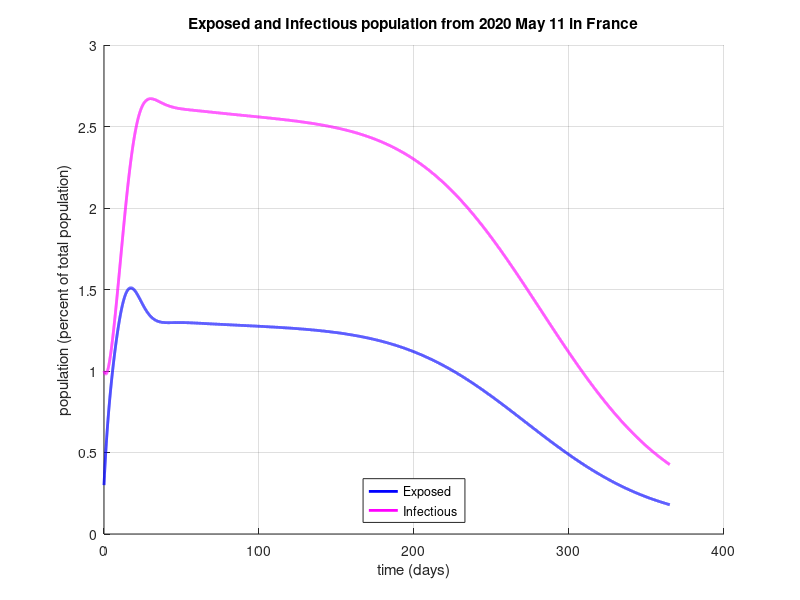
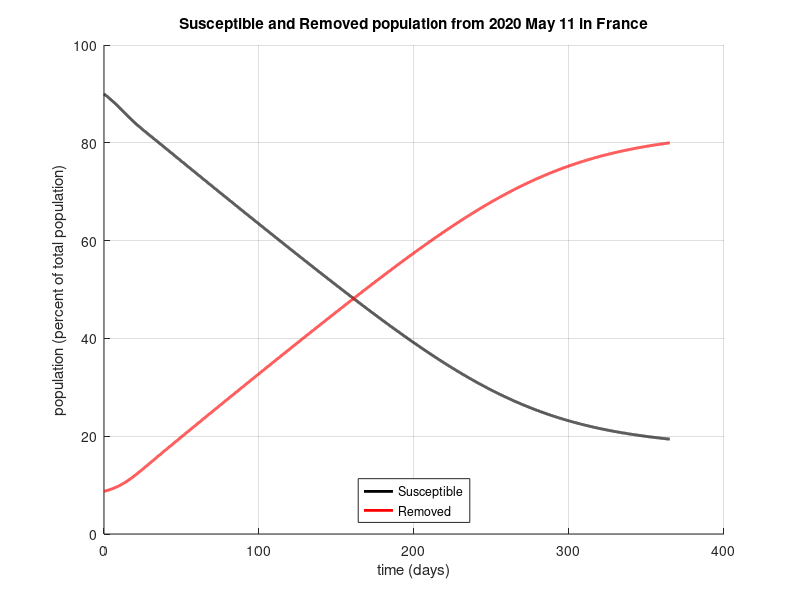
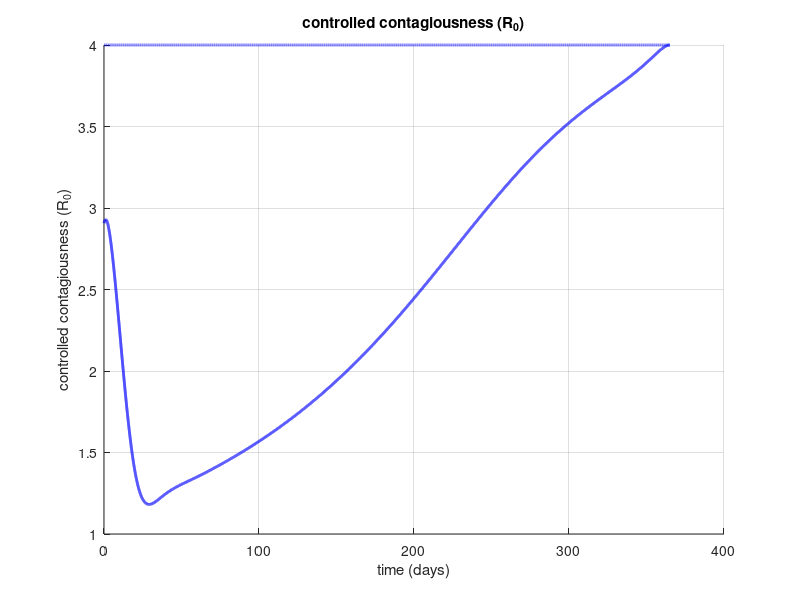

Write the MATLAB code that produced these figures, in order.
clear all;
close all;
clc;

data = load('trace.dat');

h1 = figure(1);
% set(h1,'Visible', 'off'); 
hold on
plot(data(:,1), data(:,3)*100,'b','LineWidth',2)
plot(data(:,1), data(:,4)*100,'m','LineWidth',2)
xlabel('time (days)')
ylabel('population (percent of total population)')
grid on;
legend('Exposed','Infectious','Location', 'South')
title('Exposed and Infectious population from 2020 May 11 in France')
print -djpeg EI

h2 = figure(2);
% set(h2,'Visible', 'off'); 
hold on
plot(data(:,1), data(:,2)*100,'k','LineWidth',2)
plot(data(:,1), data(:,5)*100,'r','LineWidth',2)
xlabel('time (days)')
ylabel('population (percent of total population)')
grid on;
legend('Susceptible','Removed','Location', 'South')
title('Susceptible and Removed population from 2020 May 11 in France')
print -djpeg SR

h3 = figure(3);
% set(h3,'Visible', 'off'); 
hold on
plot(data(:,1), (1-data(:,10))*4,'b','LineWidth',2)
plot(data(:,1), ones(length(data(:,1)),1)*4,'--b','LineWidth',2)
xlabel('time (days)')
ylabel('controlled contagiousness (R_0)')
title('controlled contagiousness (R_0)')
grid on;
print -djpeg Rt

